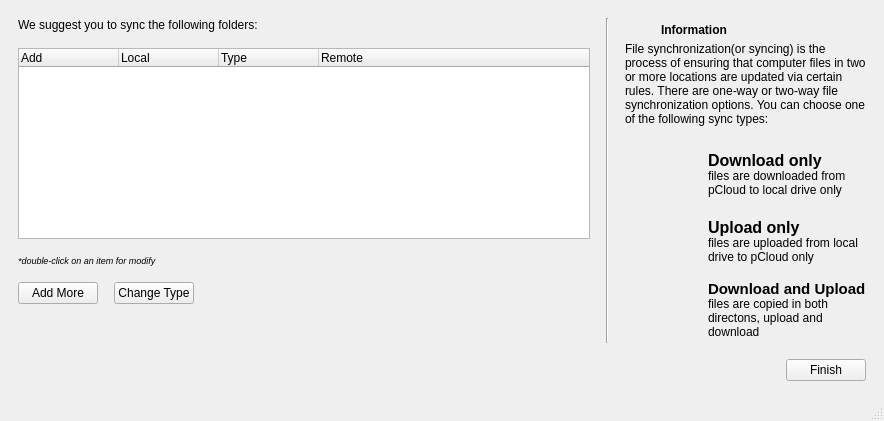
<?xml version="1.0" encoding="UTF-8"?>
<ui version="4.0">
 <class>SuggestnsBaseWin</class>
 <widget class="QMainWindow" name="SuggestnsBaseWin">
  <property name="geometry">
   <rect>
    <x>0</x>
    <y>0</y>
    <width>884</width>
    <height>421</height>
   </rect>
  </property>
  <property name="windowTitle">
   <string>MainWindow</string>
  </property>
  <widget class="QWidget" name="centralwidget">
   <layout class="QHBoxLayout" name="horizontalLayout_9">
    <item>
     <widget class="QStackedWidget" name="stackedWidget">
      <property name="currentIndex">
       <number>1</number>
      </property>
      <widget class="QWidget" name="page_welcome"/>
      <widget class="QWidget" name="page_Sync">
       <layout class="QHBoxLayout" name="horizontalLayout_8">
        <item>
         <layout class="QVBoxLayout" name="verticalLayout_4">
          <property name="spacing">
           <number>16</number>
          </property>
          <item>
           <layout class="QHBoxLayout" name="horizontalLayout_7">
            <item>
             <layout class="QVBoxLayout" name="verticalLayout_2">
              <item>
               <widget class="QLabel" name="label_suggst">
                <property name="text">
                 <string>We suggest you to sync the following folders:</string>
                </property>
               </widget>
              </item>
              <item>
               <widget class="QTreeWidget" name="treeWidget">
                <column>
                 <property name="text">
                  <string>Add</string>
                 </property>
                </column>
                <column>
                 <property name="text">
                  <string>Local</string>
                 </property>
                </column>
                <column>
                 <property name="text">
                  <string>Type</string>
                 </property>
                </column>
                <column>
                 <property name="text">
                  <string>Remote</string>
                 </property>
                </column>
               </widget>
              </item>
              <item alignment="Qt::AlignTop">
               <widget class="QLabel" name="label_changeinfo">
                <property name="text">
                 <string>&lt;html&gt;&lt;head/&gt;&lt;body&gt;&lt;p&gt;&lt;span style=&quot; font-size:7pt; font-style:italic;&quot;&gt;*double-click on an item for modify&lt;/span&gt;&lt;/p&gt;&lt;/body&gt;&lt;/html&gt;</string>
                </property>
                <property name="alignment">
                 <set>Qt::AlignLeading|Qt::AlignLeft|Qt::AlignTop</set>
                </property>
               </widget>
              </item>
              <item>
               <layout class="QHBoxLayout" name="horizontalLayout">
                <item>
                 <widget class="QPushButton" name="btnAdd">
                  <property name="text">
                   <string>Add More</string>
                  </property>
                 </widget>
                </item>
                <item>
                 <widget class="QPushButton" name="btnModify">
                  <property name="text">
                   <string>Change Type</string>
                  </property>
                 </widget>
                </item>
                <item>
                 <spacer name="horizontalSpacer">
                  <property name="orientation">
                   <enum>Qt::Horizontal</enum>
                  </property>
                  <property name="sizeHint" stdset="0">
                   <size>
                    <width>40</width>
                    <height>20</height>
                   </size>
                  </property>
                 </spacer>
                </item>
               </layout>
              </item>
              <item>
               <spacer name="verticalSpacer">
                <property name="orientation">
                 <enum>Qt::Vertical</enum>
                </property>
                <property name="sizeHint" stdset="0">
                 <size>
                  <width>20</width>
                  <height>40</height>
                 </size>
                </property>
               </spacer>
              </item>
             </layout>
            </item>
            <item>
             <widget class="Line" name="line">
              <property name="orientation">
               <enum>Qt::Vertical</enum>
              </property>
             </widget>
            </item>
            <item>
             <layout class="QVBoxLayout" name="verticalLayout">
              <property name="spacing">
               <number>0</number>
              </property>
              <item>
               <layout class="QHBoxLayout" name="horizontalLayout_6">
                <property name="spacing">
                 <number>12</number>
                </property>
                <item>
                 <widget class="QLabel" name="label">
                  <property name="maximumSize">
                   <size>
                    <width>24</width>
                    <height>24</height>
                   </size>
                  </property>
                  <property name="text">
                   <string/>
                  </property>
                  <property name="pixmap">
                   <pixmap resource="Resources.qrc">:/images/images/info.png</pixmap>
                  </property>
                  <property name="scaledContents">
                   <bool>true</bool>
                  </property>
                 </widget>
                </item>
                <item>
                 <widget class="QLabel" name="label_2">
                  <property name="maximumSize">
                   <size>
                    <width>16777215</width>
                    <height>24</height>
                   </size>
                  </property>
                  <property name="text">
                   <string>&lt;html&gt;&lt;head/&gt;&lt;body&gt;&lt;p&gt;&lt;span style=&quot; font-weight:600;&quot;&gt;Information&lt;/span&gt;&lt;/p&gt;&lt;/body&gt;&lt;/html&gt;</string>
                  </property>
                 </widget>
                </item>
               </layout>
              </item>
              <item>
               <widget class="QLabel" name="label_info">
                <property name="text">
                 <string>&lt;html&gt;&lt;head/&gt;&lt;body&gt;&lt;p&gt;File synchronization(or syncing) is the process of ensuring that computer files in two or more locations are updated via certain rules. There are one-way or two-way file synchronization options. You can choose one of the following sync types:&lt;br/&gt;&lt;/p&gt;&lt;/body&gt;&lt;/html&gt;</string>
                </property>
                <property name="textFormat">
                 <enum>Qt::AutoText</enum>
                </property>
                <property name="scaledContents">
                 <bool>false</bool>
                </property>
                <property name="wordWrap">
                 <bool>true</bool>
                </property>
                <property name="textInteractionFlags">
                 <set>Qt::NoTextInteraction</set>
                </property>
               </widget>
              </item>
              <item>
               <layout class="QHBoxLayout" name="horizontalLayout_2">
                <property name="spacing">
                 <number>12</number>
                </property>
                <item>
                 <widget class="QLabel" name="label_4">
                  <property name="minimumSize">
                   <size>
                    <width>71</width>
                    <height>51</height>
                   </size>
                  </property>
                  <property name="maximumSize">
                   <size>
                    <width>40</width>
                    <height>40</height>
                   </size>
                  </property>
                  <property name="text">
                   <string/>
                  </property>
                  <property name="pixmap">
                   <pixmap resource="Resources.qrc">:/images/images/download.png</pixmap>
                  </property>
                  <property name="scaledContents">
                   <bool>true</bool>
                  </property>
                 </widget>
                </item>
                <item>
                 <widget class="QLabel" name="label_5">
                  <property name="text">
                   <string>&lt;html&gt;&lt;head/&gt;&lt;body&gt;&lt;p&gt;&lt;span style=&quot; font-size:12pt; font-weight:600;&quot;&gt;Download only&lt;br/&gt;&lt;/span&gt;files are downloaded from pCloud to local drive only&lt;/p&gt;&lt;/body&gt;&lt;/html&gt;</string>
                  </property>
                  <property name="scaledContents">
                   <bool>true</bool>
                  </property>
                  <property name="wordWrap">
                   <bool>true</bool>
                  </property>
                 </widget>
                </item>
               </layout>
              </item>
              <item>
               <layout class="QHBoxLayout" name="horizontalLayout_4">
                <property name="spacing">
                 <number>12</number>
                </property>
                <item>
                 <widget class="QLabel" name="label_6">
                  <property name="minimumSize">
                   <size>
                    <width>71</width>
                    <height>51</height>
                   </size>
                  </property>
                  <property name="maximumSize">
                   <size>
                    <width>40</width>
                    <height>40</height>
                   </size>
                  </property>
                  <property name="text">
                   <string/>
                  </property>
                  <property name="pixmap">
                   <pixmap resource="Resources.qrc">:/images/images/upload.png</pixmap>
                  </property>
                  <property name="scaledContents">
                   <bool>true</bool>
                  </property>
                 </widget>
                </item>
                <item>
                 <widget class="QLabel" name="label_7">
                  <property name="text">
                   <string>&lt;html&gt;&lt;head/&gt;&lt;body&gt;&lt;p&gt;&lt;span style=&quot; font-size:12pt; font-weight:600;&quot;&gt;Upload only&lt;br/&gt;&lt;/span&gt;files are uploaded from local drive to pCloud only&lt;/p&gt;&lt;/body&gt;&lt;/html&gt;</string>
                  </property>
                  <property name="scaledContents">
                   <bool>true</bool>
                  </property>
                  <property name="wordWrap">
                   <bool>true</bool>
                  </property>
                 </widget>
                </item>
               </layout>
              </item>
              <item>
               <layout class="QHBoxLayout" name="horizontalLayout_5">
                <property name="spacing">
                 <number>12</number>
                </property>
                <item>
                 <widget class="QLabel" name="label_8">
                  <property name="minimumSize">
                   <size>
                    <width>71</width>
                    <height>51</height>
                   </size>
                  </property>
                  <property name="maximumSize">
                   <size>
                    <width>40</width>
                    <height>40</height>
                   </size>
                  </property>
                  <property name="text">
                   <string/>
                  </property>
                  <property name="pixmap">
                   <pixmap resource="Resources.qrc">:/images/images/both.png</pixmap>
                  </property>
                  <property name="scaledContents">
                   <bool>true</bool>
                  </property>
                 </widget>
                </item>
                <item>
                 <widget class="QLabel" name="label_9">
                  <property name="text">
                   <string>&lt;html&gt;&lt;head/&gt;&lt;body&gt;&lt;p&gt;&lt;span style=&quot; font-size:11pt; font-weight:600;&quot;&gt;Download and Upload&lt;/span&gt;&lt;span style=&quot; font-size:12pt; font-weight:600;&quot;&gt;&lt;br/&gt;&lt;/span&gt;files are copied in both directons, upload and download&lt;/p&gt;&lt;/body&gt;&lt;/html&gt;</string>
                  </property>
                  <property name="scaledContents">
                   <bool>true</bool>
                  </property>
                  <property name="wordWrap">
                   <bool>true</bool>
                  </property>
                 </widget>
                </item>
               </layout>
              </item>
             </layout>
            </item>
           </layout>
          </item>
          <item>
           <layout class="QHBoxLayout" name="horizontalLayout_3">
            <item>
             <spacer name="horizontalSpacer_2">
              <property name="orientation">
               <enum>Qt::Horizontal</enum>
              </property>
              <property name="sizeHint" stdset="0">
               <size>
                <width>40</width>
                <height>20</height>
               </size>
              </property>
             </spacer>
            </item>
            <item>
             <widget class="QPushButton" name="btnFinish">
              <property name="text">
               <string>Finish</string>
              </property>
             </widget>
            </item>
           </layout>
          </item>
         </layout>
        </item>
       </layout>
      </widget>
     </widget>
    </item>
   </layout>
  </widget>
  <widget class="QMenuBar" name="menubar">
   <property name="geometry">
    <rect>
     <x>0</x>
     <y>0</y>
     <width>884</width>
     <height>21</height>
    </rect>
   </property>
  </widget>
  <widget class="QStatusBar" name="statusbar"/>
 </widget>
 <resources>
  <include location="Resources.qrc"/>
 </resources>
 <connections/>
</ui>
